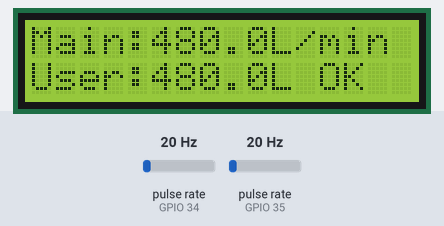
Bench run of a sketch on a simulated ESP32. Parts: 16×2 character LCD. Wiring (inferred from the names in the program): 2 × pulse sensor: data GPIO 34 / data GPIO 35. The inputs (shaded band) are chosen by the test bench; at power-on: pulse rate (sensors on GPIO 34, GPIO 35) 20 Hz. WiFi joins after 1.5 s; servers stay silent unless stated; web services answer with replies made up by the test bench; what the sketch prints to the serial monitor is not drawn.

Above: at 5.7 s.
5.8 s: pulse rate (sensor on GPIO 34) set to 50 Hz
At 7.0 s:
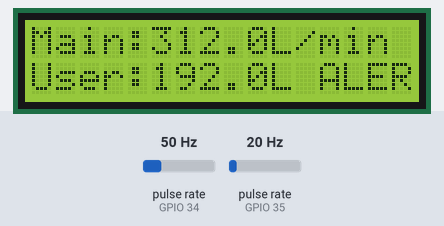
8.8 s: pulse rate (sensor on GPIO 35) set to 4 Hz
At 11.0 s:
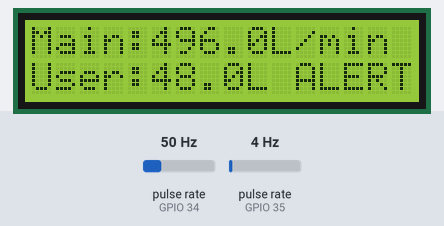
11.8 s: pulse rate (sensor on GPIO 34) set to 4 Hz
At 13.4 s:
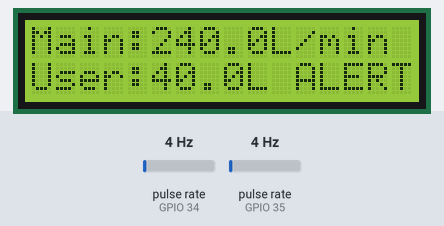
14.8 s: pulse rate (sensor on GPIO 35) set to 50 Hz
At 17.6 s:
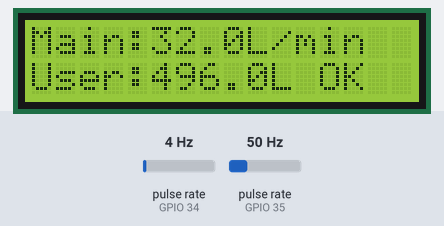
17.7 s: pulse rate (sensor on GPIO 34) set to 100 Hz
At 19.0 s:
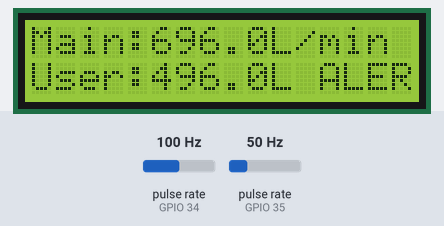
20.7 s: pulse rate (sensor on GPIO 35) set to 100 Hz
At 22.1 s:
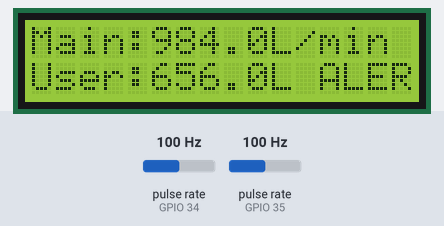
Timing chart, 0 to 23.7 s (numbered marks = the images above; inputs shaded):
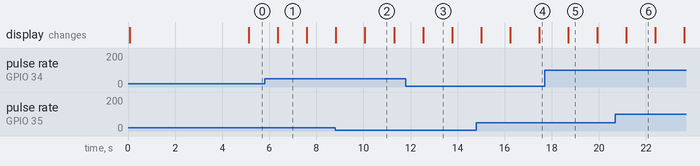

The sketch:

water.ino
```cpp
#include <WiFi.h>
#include <HTTPClient.h>
#include <Wire.h>
#include <LiquidCrystal_I2C.h>

#define WIFI_SSID "Act"  // Replace with your WiFi SSID
#define WIFI_PASSWORD "1234567890"  // Replace with your WiFi Password
#define THINGSPEAK_API_KEY "3O9LY8ND0MM0VF9D"  // Replace with your API Key
#define THINGSPEAK_URL "http://api.thingspeak.com/update"

#define FLOW_SENSOR_MAIN 34  // GPIO34 - Main water supply sensor
#define FLOW_SENSOR_USER 35  // GPIO35 - User-end sensor

// Initialize LCD (0x27 is the default I2C address, adjust if needed)
LiquidCrystal_I2C lcd(0x27, 16, 2);  // Set the LCD address to 0x27 for a 16 chars and 2 line display

// Flow sensor variables
volatile int mainPulseCount = 0;
volatile int userPulseCount = 0;
float mainFlowRate = 0.0;
float userFlowRate = 0.0;
unsigned long oldTime = 0;

// Interrupt service routines for pulse counting
void IRAM_ATTR mainFlowInterrupt() {
  mainPulseCount++;
}

void IRAM_ATTR userFlowInterrupt() {
  userPulseCount++;
}

void setup() {
  Serial.begin(115200);

  // Initialize LCD
  Wire.begin();
  lcd.init();
  lcd.backlight();
  lcd.clear();
  lcd.setCursor(0, 0);
  lcd.print("Water Flow Monitor");
  delay(2000);

  // Configure pins
  pinMode(FLOW_SENSOR_MAIN, INPUT_PULLUP);
  pinMode(FLOW_SENSOR_USER, INPUT_PULLUP);

  // Attach interrupts for flow sensors
  attachInterrupt(digitalPinToInterrupt(FLOW_SENSOR_MAIN), mainFlowInterrupt, FALLING);
  attachInterrupt(digitalPinToInterrupt(FLOW_SENSOR_USER), userFlowInterrupt, FALLING);

  connectWiFi();

  Serial.println("ESP32 Water Theft Detection Initialized...");
  oldTime = millis();
}

void loop() {
  if((millis() - oldTime) > 1000) {    // Update every 1 second
    // Disable interrupts temporarily while calculating flow rate
    detachInterrupt(digitalPinToInterrupt(FLOW_SENSOR_MAIN));
    detachInterrupt(digitalPinToInterrupt(FLOW_SENSOR_USER));

    // Calculate flow rate (L/min)
    // Flow rate (L/min) = (Pulse frequency × 60) ÷ 7.5
    mainFlowRate = ((float)mainPulseCount / 7.5) * 60;
    userFlowRate = ((float)userPulseCount / 7.5) * 60;

    // Reset counters
    mainPulseCount = 0;
    userPulseCount = 0;

    // Re-enable interrupts
    attachInterrupt(digitalPinToInterrupt(FLOW_SENSOR_MAIN), mainFlowInterrupt, FALLING);
    attachInterrupt(digitalPinToInterrupt(FLOW_SENSOR_USER), userFlowInterrupt, FALLING);

    // Print flow rates to Serial
    Serial.print("Main Flow: "); Serial.print(mainFlowRate); Serial.println(" L/min");
    Serial.print("User Flow: "); Serial.print(userFlowRate); Serial.println(" L/min");

    // Detect Theft (if difference is more than 2.0 L/min)
    float flowDifference = mainFlowRate - userFlowRate;
    int theftDetected = (flowDifference > 2.0 && mainFlowRate > 0.5) ? 1 : 0;

    // Update LCD Display
    updateLCDDisplay(mainFlowRate, userFlowRate, theftDetected);

    // Send data to ThingSpeak
    sendToThingSpeak(mainFlowRate, userFlowRate, theftDetected);

    oldTime = millis();
  }
}

void updateLCDDisplay(float mainFlow, float userFlow, int theft) {
  // First row: Main Flow Rate
  lcd.clear();
  lcd.setCursor(0, 0);
  lcd.print("Main:");
  lcd.print(mainFlow, 1);
  lcd.print("L/min");

  // Second row: User Flow & Status
  lcd.setCursor(0, 1);
  lcd.print("User:");
  lcd.print(userFlow, 1);
  lcd.print("L ");

  if (theft) {
    lcd.print("ALERT!");
  } else {
    lcd.print("OK");
  }
}

void connectWiFi() {
  WiFi.begin(WIFI_SSID, WIFI_PASSWORD);
  Serial.print("Connecting to WiFi...");

  while (WiFi.status() != WL_CONNECTED) {
    Serial.print(".");
    delay(1000);
  }

  Serial.println("\n✅ WiFi Connected!");
  Serial.print("IP Address: ");
  Serial.println(WiFi.localIP());
}

void sendToThingSpeak(float mainFlow, float userFlow, int theft) {
  if (WiFi.status() == WL_CONNECTED) {
    HTTPClient http;
    String url = THINGSPEAK_URL;
    url += "?api_key=" + String(THINGSPEAK_API_KEY);
    url += "&field4=" + String(mainFlow);
    url += "&field5=" + String(userFlow);
    url += "&field6=" + String(theft); // 1 = Theft, 0 = Normal

    Serial.println("Sending data to ThingSpeak...");

    http.begin(url);
    int httpResponseCode = http.GET();

    if (httpResponseCode > 0) {
      Serial.println("✅ Data Sent Successfully!");
    } else {
      Serial.println("❌ Error Sending Data");
    }

    http.end();
  } else {
    Serial.println("⚠️ WiFi Not Connected!");
  }
}
```

Measured:
- after the input at 5.8 s, the display: changes after 0.56 s (image 1)
- after the input at 11.8 s, the display: changes after 0.74 s (image 3)
- after the input at 17.7 s, the display: changes after 1.0 s (image 5)
- what the display in image 1 shows lasts 1.2 s, from 6.4 s to 7.6 s
